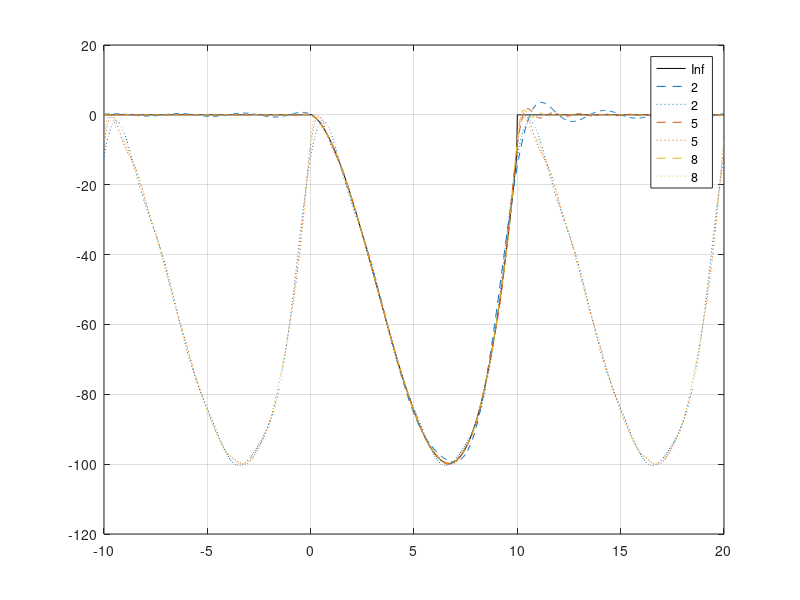

Here is the MATLAB script that generated this plot:
ply_helper = @(p, x) p(1) + p(2)*x + p(3)*x.^2 + p(4)*x.^3;

ply = @(p, x, b) ply_helper(p, x) .* (x>b(1) & x<b(2));

filtply_helper = @(w, p, x, t) (1/(pi*w^3))*(...
    w^3 * sinint(w*(t-x)) .* (ply_helper(p, x)) -...
    cos(w*(t-x)) .* (w^2 * (p(2) + p(3)*(t+x)) + p(4)*(t*t*w*w + t*w*w*x + w*w.*x.*x - 2)) +...
    w * (p(3) + p(4)*(2*t + x)) .* sin(w*(t-x)));

filtply = @(w, p, x, b) filtply_helper(w, p, x, b(2)) - filtply_helper(w, p, x, b(1));

FScoef_helper = @(p, x, n, T) ((exp(-2*j*pi*n*x/T))/(8 * pi^4 * n^4)) .* (...
    4*j*p(1) * pi^3 * n^3 + 2*p(2) * pi^2 * n^2 *(T + 2*j*pi*n*x) + ...
    4*j*p(3) * pi^3 * n^3 * x.^2 + 4*p(3)*T*x * pi^2 * n^2 -...
    2*j*pi*p(3)*n * T^2 + 4*j*p(4) * pi^3 * n^3 * x.^3 +...
    6*p(4)*T * pi^2 * n^2 * x.^2 - 6*j*pi*p(4)*n*x * T^2 - 3*p(4) * T^3);

FScoef0_helper = @(p, x, T) (p(1)*x + (p(2)*x.^2)/2 + (p(3)*x.^3)/3 + (p(4)*x.^4)/4)/T;

FScoef = @(p, n, a, b) FScoef_helper(p, b, n, b-a) - FScoef_helper(p, a, n, b-a);
FScoef0 = @(p, a, b) FScoef0_helper(p, b, b-a) - FScoef0_helper(p, a, b-a);

FSn = @(p, x, n, b) exp(j*2*pi*n*x/(b(2)-b(1))) * FScoef(p, n, b(1), b(2));
FS0 = @(p, x, b) FScoef0(p, b(1), b(2));

FSfilt = @(w, p, x, b) sum(cell2mat(arrayfun(@(n) FSn(p,x,n,b)', ...
    [-ceil(w*(b(2)-b(1))/(2*pi)):-1, 1:ceil(w*(b(2)-b(1))/(2*pi))], ...
    'UniformOutput', false))') + FS0(p, x, b);

P = [.2, -3, -5.8, .6];
B = [0, 10]; 

x = linspace(B(1)-10, B(2)+10, 1000);
PLY = ply(P, x, B);
figure; plot(x, PLY, '-k'); 
hold on; grid on; 
wvals = [2, 5, 8]; 
PLYfilt = zeros(length(wvals), length(PLY));
PLYfiltFS = zeros(size(PLYfilt));
colr = [0,.447,.741; .85,.325,.098; .929,.694,.125; .494,.184,.556; .446,.674,.188; .301,.745,.933; .653,.078,.184];
for i = 1:length(wvals)
    w = wvals(i);
    PLYfilt(i,:) = filtply(w, P, x, B);
    PLYfiltFS(i,:) = real(FSfilt(w, P, x, B));
end
for i = 1:length(wvals)
    plot(x, PLYfilt(i,:), '--', 'Color', colr(i,:))
    plot(x, PLYfiltFS(i,:), ':', 'Color', colr(i,:))
end
PLYfilt = PLYfilt'; PLYfiltFS = PLYfiltFS';
wvals2 = reshape([wvals; wvals], 1, 2*length(wvals));
lgd = arrayfun(@(w) num2str(w), wvals2, 'UniformOutput', false);
legend(['Inf', lgd])